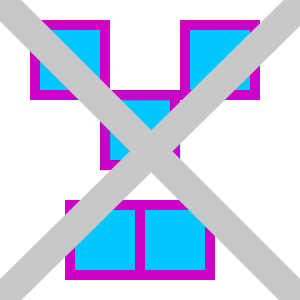
Frame 1 (no input)
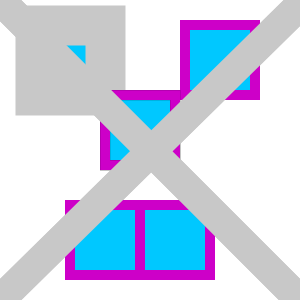
Frame 2 (the mouse pressed at the canvas centre, redrawn once)

The Processing sketch that drew these frames (run headless with seeded random() and noise(); the mouse was pressed at the canvas centre and the sketch redrawn once):

// Processing sketch: Exercise_21_2
// ── Exercise_21_2.pde
// Exercise 21.2

void setup() { 
  size(300, 300); 
  background(255);
  noStroke(); 
  smooth(); 
  noLoop();
}
void draw() { 
  squares(30, 20,0,0);
  noStroke();
  squares(180, 20, 0, 0);
 noStroke(); 
  squares(65, 200, 0, 0);
  noStroke();
  squares(135, 200, 0 ,0);
  squares(100, 90, 200, 30);
  
}
void squares(int x, int y, int gray, int weight) {
fill(205,0,200);
rect(x, y, 80, 80);
fill(0,200,255);
rect(x+10, y+10, 60, 60);

stroke(gray); 
strokeWeight(weight);
line(0, 0, 299, 299);
line(299, 5, 0, 299);

}
